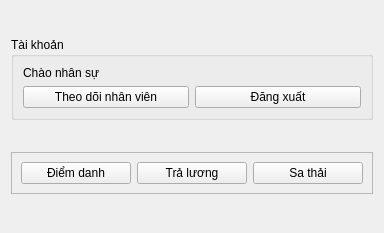
<?xml version="1.0" encoding="UTF-8"?>
<ui version="4.0">
 <class>Menu_NS</class>
 <widget class="QWidget" name="Menu_NS">
  <property name="geometry">
   <rect>
    <x>0</x>
    <y>0</y>
    <width>384</width>
    <height>233</height>
   </rect>
  </property>
  <property name="windowTitle">
   <string>Menu - Nhân sự</string>
  </property>
  <layout class="QVBoxLayout" name="verticalLayout">
   <item>
    <widget class="QGroupBox" name="groupBox">
     <property name="sizePolicy">
      <sizepolicy hsizetype="Preferred" vsizetype="Fixed">
       <horstretch>0</horstretch>
       <verstretch>0</verstretch>
      </sizepolicy>
     </property>
     <property name="title">
      <string>Tài khoản</string>
     </property>
     <layout class="QGridLayout" name="gridLayout">
      <item row="0" column="0">
       <widget class="QLabel" name="label">
        <property name="text">
         <string>Chào nhân sự </string>
        </property>
       </widget>
      </item>
      <item row="0" column="1">
       <widget class="QLabel" name="name_label">
        <property name="text">
         <string>&lt;TenNV&gt;</string>
        </property>
       </widget>
      </item>
      <item row="1" column="0">
       <widget class="QPushButton" name="view_btn">
        <property name="text">
         <string>Theo dõi nhân viên</string>
        </property>
       </widget>
      </item>
      <item row="1" column="1">
       <widget class="QPushButton" name="signout_btn">
        <property name="text">
         <string>Đăng xuất</string>
        </property>
       </widget>
      </item>
     </layout>
    </widget>
   </item>
   <item>
    <widget class="QFrame" name="frame">
     <property name="sizePolicy">
      <sizepolicy hsizetype="Preferred" vsizetype="Fixed">
       <horstretch>0</horstretch>
       <verstretch>0</verstretch>
      </sizepolicy>
     </property>
     <property name="frameShape">
      <enum>QFrame::StyledPanel</enum>
     </property>
     <property name="frameShadow">
      <enum>QFrame::Raised</enum>
     </property>
     <layout class="QHBoxLayout" name="horizontalLayout">
      <item alignment="Qt::AlignTop">
       <widget class="QPushButton" name="register_btn">
        <property name="text">
         <string>Điểm danh</string>
        </property>
       </widget>
      </item>
      <item>
       <widget class="QPushButton" name="pay_btn">
        <property name="text">
         <string>Trả lương</string>
        </property>
       </widget>
      </item>
      <item>
       <widget class="QPushButton" name="fire_btn">
        <property name="text">
         <string>Sa thải</string>
        </property>
       </widget>
      </item>
     </layout>
    </widget>
   </item>
  </layout>
 </widget>
 <resources/>
 <connections/>
</ui>
